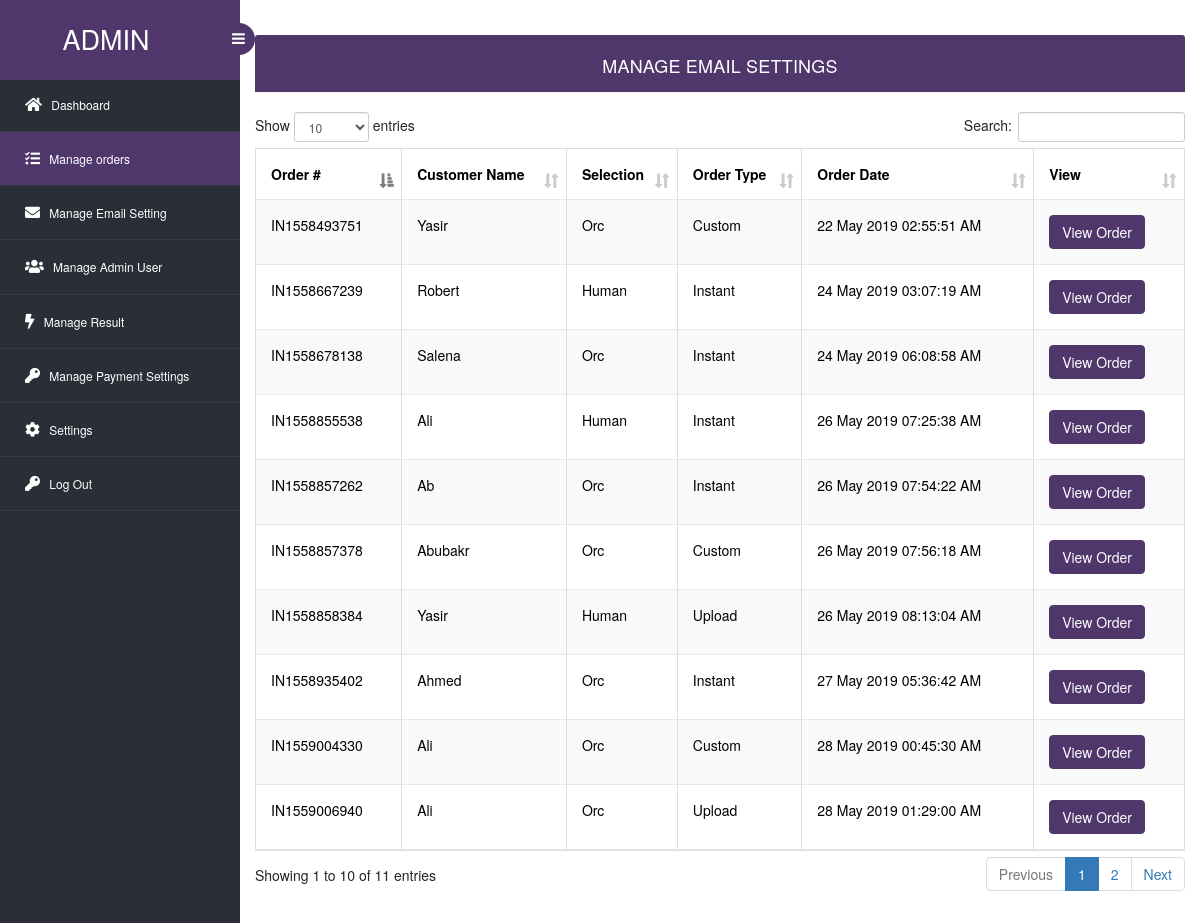
The app's page /admin/manage_orders.php (signed in) with its own data.
### tables this page shows
CREATE TABLE `orders` (
  `order_id` varchar(255) NOT NULL,
  `user_selection` varchar(255) NOT NULL,
  `order_service_id` int(255) NOT NULL,
  `user_personality_id` int(255) NOT NULL,
  `order_time` int(255) NOT NULL,
  `user_name` varchar(255) NOT NULL,
  `user_email` varchar(255) NOT NULL,
  `user_password` varchar(255) NOT NULL,
  `user_ip` varchar(255) NOT NULL,
  `order_payment_success` int(255) NOT NULL
);

CREATE TABLE `order_service` (
  `order_service_id` int(255) NOT NULL,
  `order_service_name` varchar(255) NOT NULL
);

### admin/manage_orders.php (the view, shortened to what this page needs)
<!DOCTYPE html>
<head>
	<?php
		include "header_links.php";
		include "database.php";
	?>
	<link rel="stylesheet" href="css/dt1.css">
	<link rel="stylesheet" href="css/dt2.css">
</head>
<body>
<section id="container">
<?php include "header.php";?>
<?php include "sidebar.php";?>
<section id="main-content">
	<section class="wrapper"><br>
	<section class="panel">
            <header class="panel-heading" style="padding: 2px 15px !important;">
                Manage Email Settings
            </header>
	</section>
		<div class="table table-responsive">
			<table id="example" class="table table-striped table-bordered" style="width:100%">
				<thead>
					<tr>
						<th>Order #</th>
						<th>Customer Name</th>
						<th>Selection</th>
						<th>Order Type</th>
						<th>Order Date</th>
						<th>View</th>
					</tr>
				</thead>
				<tbody>
				<?php
					$result = mysqli_query($con, "SELECT * FROM orders INNER JOIN order_service ON orders.order_service_id = order_service.order_service_id WHERE order_payment_success=1 ORDER BY order_time DESC");
					while($row = mysqli_fetch_array($result)){
				?>
					<tr>
						<td><?php echo $row['order_id']?></td>
						<td><?php echo $row['user_name']?></td>
						<td><?php echo $row['user_selection']?></td>
						<td><?php echo $row['order_service_name']?></td>
						<td style="color:black"><?php echo date('j F Y H:i:s A', $row['order_time'])?></td>
						<td style="color:black"><a href="view_order.php?id=<?php echo $row['order_id']?>"><button class="btn btn-success">View Order</button></a></td>
					</tr>
				<?php } ?>
				</tbody>
			</table>
		</div>
</section>
</section>
</section>
</body>
</html>

### admin/css/style.css (style rules this page uses)
html, body { font-family: 'Roboto', sans-serif; font-size: 100%; overflow-x: hidden; background: url(../images/bg.jpg) no-repeat 0px 0px; background-size:cover; }
body a { transition: 0.5s all ease; -webkit-transition: 0.5s all ease; -moz-transition: 0.5s all ease; -o-transition: 0.5s all ease; -ms-transition: 0.5s all ease; text-decoration:none; }
#main-content { margin-left:240px; -webkit-transition:all .3s ease-in-out; -moz-transition:all .3s ease-in-out; -o-transition:all .3s ease-in-out; transition:all .3s ease-in-out; }
.wrapper { display:inline-block; margin-top:80px; padding:15px; width:100%; }
.panel-heading { position: relative; height: 57px; line-height: 57px; letter-spacing: 0.2px; color: #000; font-size: 18px; font-weight: 400; padding: 0 16px; background:#ddede0; border-top-right-radius: 2px; border-top-left-radius: 2px; text-transform: uppercase; text-align: center; }
.panel { border: none ! important; }
.table>thead>tr>th { border-bottom: 1px solid #e1ab91 ! important; }
.table>tbody>tr>td, .table>tbody>tr>th, .table>tfoot>tr>td, .table>tfoot>tr>th, .table>thead>tr>td, .table>thead>tr>th { border-bottom: 1px solid #e9e9e9 ! important; }
.table > thead > tr > th, .table > tbody > tr > th, .table > tfoot > tr > th, .table > thead > tr > td, .table > tbody > tr > td, .table > tfoot > tr > td { border-top: none !important; }
.table td, .table>tbody>tr>td, .table>tbody>tr>th, .table>tfoot>tr>td, .table>tfoot>tr>th, .table>thead>tr>td, .table>thead>tr>th { padding: 15px!important; }
.table > thead > tr > th, .table > tbody > tr > th, .table > tfoot > tr > th, .table > thead > tr > td, .table > tbody > tr > td, .table > tfoot > tr > td { font-size: 0.9em; color: #999; border-top: none !important; }

### admin/css/dt2.css (style rules this page uses)
table.dataTable { clear:both;margin-top:6px !important;margin-bottom:6px !important;max-width:none !important;border-collapse:separate !important }
table.dataTable td,table.dataTable th { -webkit-box-sizing:content-box;box-sizing:content-box }
table.dataTable thead>tr>th.sorting_asc,table.dataTable thead>tr>th.sorting_desc,table.dataTable thead>tr>th.sorting,table.dataTable thead>tr>td.sorting_asc,table.dataTable thead>tr>td.sorting_desc,table.dataTable thead>tr>td.sorting { padding-right:30px }
table.dataTable thead .sorting,table.dataTable thead .sorting_asc,table.dataTable thead .sorting_desc,table.dataTable thead .sorting_asc_disabled,table.dataTable thead .sorting_desc_disabled { cursor:pointer;position:relative }
table.dataTable thead .sorting:after,table.dataTable thead .sorting_asc:after,table.dataTable thead .sorting_desc:after,table.dataTable thead .sorting_asc_disabled:after,table.dataTable thead .sorting_desc_disabled:after { position:absolute;bottom:8px;right:8px;display:block;font-family:'Glyphicons Halflings';opacity:0.5 }
table.dataTable thead .sorting:after { opacity:0.2;content:"\e150" }
table.dataTable thead .sorting_asc:after { content:"\e155" }
table.table-bordered.dataTable th,table.table-bordered.dataTable td { border-left-width:0 }
table.table-bordered.dataTable th:last-child,table.table-bordered.dataTable th:last-child,table.table-bordered.dataTable td:last-child,table.table-bordered.dataTable td:last-child { border-right-width:0 }
table.table-bordered.dataTable tbody th,table.table-bordered.dataTable tbody td { border-bottom-width:0 }

### admin/header_links.php (style rules this page uses)
html , body { background:#fff; }
.wrapper { margin-top:0 !important; }
::placeholder { color:#ccc !important; }
.panel-heading { background:rgb(27, 147, 225)!important; color:white!important; }
.panel-heading { background:rgb(79,54,107) !important; color:white; }
.btn-success { background:rgb(79,54,107) !important; color:white; border-color:rgb(79,54,107) !important; }

### admin/manage_orders.php (style rules this page uses)
th { color:black !important; font-size:14px !important; }
td { color:black !important; font-size:14px !important; }

### records on screen
orders: order_id "IN1559006940", user_name "Ali", user_selection "Orc", order_service.order_service_name "Upload", order_time "28 May 2019 01:29:00 AM"
orders: order_id "IN1559004330", user_name "Ali", user_selection "Orc", order_service.order_service_name "Custom", order_time "28 May 2019 00:45:30 AM"
orders: order_id "IN1558935402", user_name "Ahmed", user_selection "Orc", order_service.order_service_name "Instant", order_time "27 May 2019 05:36:42 AM"
orders: order_id "IN1558858384", user_name "Yasir", user_selection "Human", order_service.order_service_name "Upload", order_time "26 May 2019 08:13:04 AM"
orders: order_id "IN1558857378", user_name "Abubakr", user_selection "Orc", order_service.order_service_name "Custom", order_time "26 May 2019 07:56:18 AM"
orders: order_id "IN1558857262", user_name "Ab", user_selection "Orc", order_service.order_service_name "Instant", order_time "26 May 2019 07:54:22 AM"
orders: order_id "IN1558855538", user_name "Ali", user_selection "Human", order_service.order_service_name "Instant", order_time "26 May 2019 07:25:38 AM"
orders: order_id "IN1558678138", user_name "Salena", user_selection "Orc", order_service.order_service_name "Instant", order_time "24 May 2019 06:08:58 AM"
orders: order_id "IN1558667239", user_name "Robert", user_selection "Human", order_service.order_service_name "Instant", order_time "24 May 2019 03:07:19 AM"
orders: order_id "IN1558493751", user_name "Yasir", user_selection "Orc", order_service.order_service_name "Custom", order_time "22 May 2019 02:55:51 AM"
